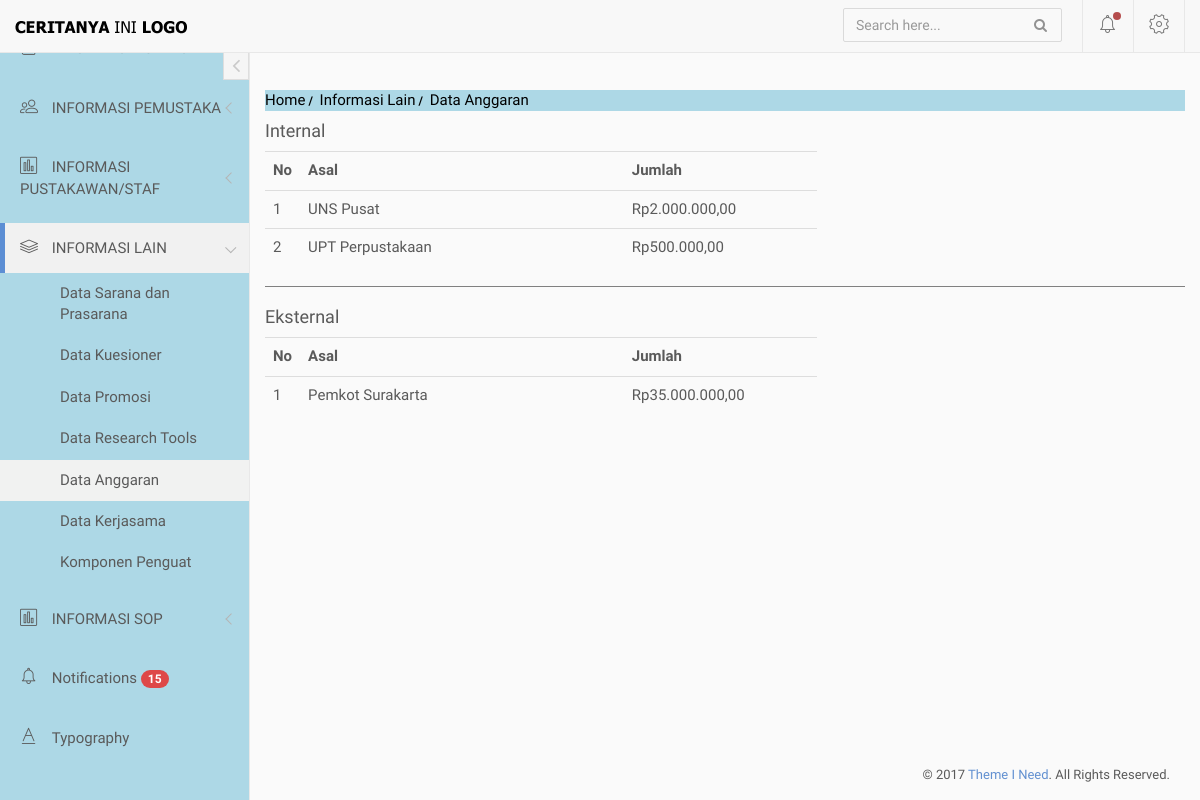
Before: /index.php/lain/anggaran with the older database file.
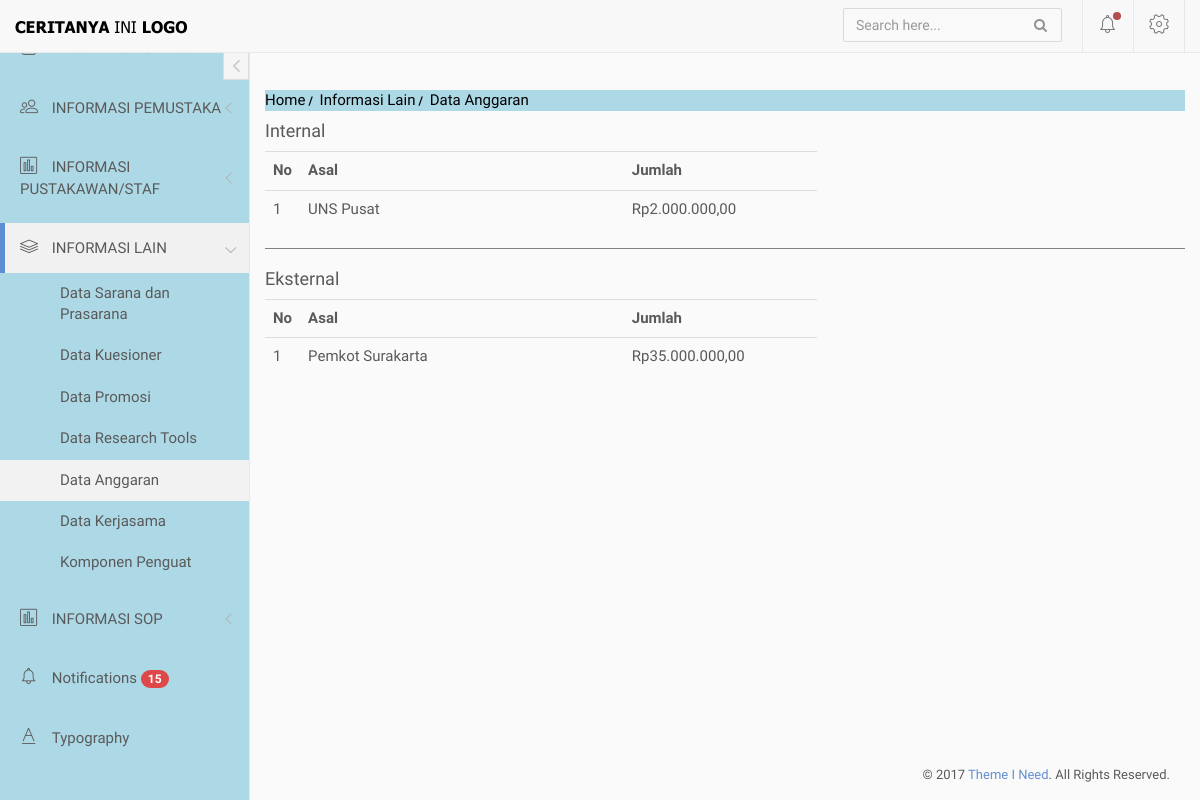
After: the same page with the newer database file.
### tables this page shows
CREATE TABLE `list_anggaran` (
  `id` int(11) NOT NULL,
  `asal` varchar(100) NOT NULL,
  `nominal` int(20) NOT NULL,
  `jenis` int(1) NOT NULL COMMENT '(0:internal, 1:external)',
  `update_id` int(50) NOT NULL
);

### application/controllers/lain.php (called while the page is built, shortened)
<?php
    Class Lain extends CI_Controller{
        public function __construct(){
            $this->load->model('m_main');
        }
        public function anggaran(){
            $data['akses'] = $this->session->userdata('akses');
            $data['anggaran'] = $this->m_main->get_data_order('list_anggaran','jenis')->result();
            $this->load->view('diffdash/header');
            $this->load->view('diffdash/sidebar');
            $this->load->view('lain/v_anggaran', $data);
            $this->load->view('diffdash/footer');
        }
    }
?>

### index.php (called while the page is built, shortened)
<?php
require_once BASEPATH.'core/CodeIgniter.php';

### application/models/m_main.php (called while the page is built, shortened)
<?php
    class M_main extends CI_Model{
        public function get_data_order($table, $column){
            $this->db->order_by($column);
            return $this->db->get($table);
        }
    }
?>

### application/views/lain/v_anggaran.php (the view, shortened to what this page needs)
<div>
    <nav class="crumbs">
        <ol>
            <li class="crumb"><a href="#">Home</a></li>
            <li class="crumb"><a href="#">Informasi Lain</a></li>
            <li class="crumb">Data Anggaran</li>
        </ol>
    </nav>
    <div>
        <?php $no = 1; $jenis=3;
                foreach ($anggaran as $row):
                    if($jenis != $row->jenis){
                        if($jenis != 3){?></table> <hr> <?php }
                            if($row->jenis == 0){
                                echo "<h4>Internal</h4>";
                            }
                            else if($row->jenis == 1){
                                echo "<h4>Eksternal</h4>";
                            }   ?>
        <table class="table" style="width:60%">
            <tr>
                <th width="5%">No</th>
                <th>Asal</th>
                <th width="35%">Jumlah</th>
            </tr>
            <?php $jenis = $row->jenis; $no = 1;} ?>
                <tr>
                <td><?php echo $no++ ?></td>
                <td><?php echo $row->asal ?></td>
                <td>Rp<?php echo number_format($row->nominal,2,',','.') ?></td>
            </tr>
            <?php endforeach;?>
        </table>
    </div>
</div>

Changed rows visible on the page:
removed list_anggaran: asal "UPT Perpustakaan", nominal "500.000,00"
